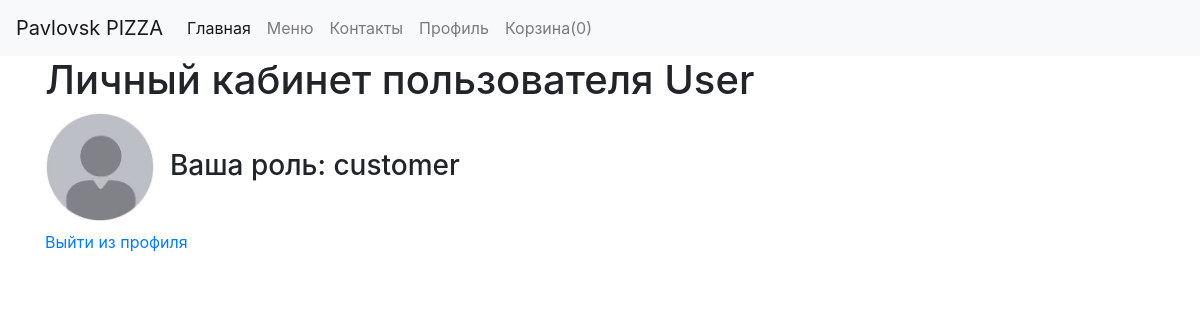
The app's page /profile (signed in), older data.
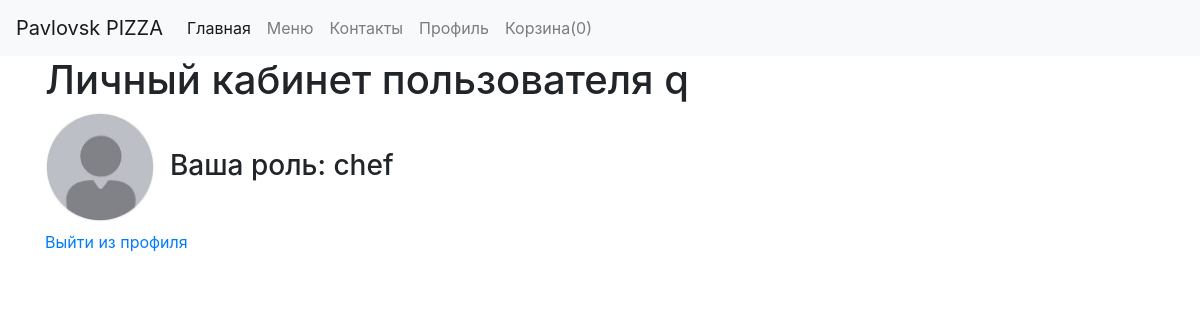
The same page, newer data.
### app.py (models this page shows)
class User(UserMixin, db.Model):
    __tablename__ = 'users'
    id = sqlalchemy.Column(sqlalchemy.Integer,
                           primary_key=True, autoincrement=True)
    name = sqlalchemy.Column(sqlalchemy.String, nullable=True)
    role = sqlalchemy.Column(sqlalchemy.String, default='customer')
    hashed_password = sqlalchemy.Column(sqlalchemy.String, nullable=True)

### app.py (the view)
@app.route('/profile')
@login_required
def profile():
    print(current_user.role)
    if current_user.role == 'admin':
        return render_template('profile_adm.html', title='Профиль', data=current_user)
    else:
        return render_template('profile_user.html', title='Профиль', data=current_user)

### app.py (called while the page is built)
@login_manager.user_loader
def load_user(user_id):
        return User.query.get(int(user_id))

@app.context_processor
def inject_user():
    return dict(basket_count=basket_count)

### templates/profile_user.html (shortened to what this page needs)
{% extends "base.html" %}
{% block content %}
<h1>Личный кабинет пользователя {{current_user.name}}</h1>
<h3><img alt="" width="110" height="110" />&nbsp; Ваша роль: {{current_user.role}}</h3>
<p><a href='logout'>Выйти из профиля</a></p>
{% endblock %}

### templates/base.html (shortened to what this page needs)
<!doctype html>
<html lang="en">
<head>
    <link rel="stylesheet"
          href="https://stackpath.bootstrapcdn.com/bootstrap/4.4.1/css/bootstrap.min.css"
>
</head>
<body>
<header>
    <nav class="navbar navbar-expand-lg navbar-light bg-light">
  <a class="navbar-brand">Pavlovsk PIZZA</a>
  <div class="collapse navbar-collapse" id="navbarNav">
    <ul class="navbar-nav">
      <li class="nav-item active">
        <a class="nav-link" href="/">Главная<span class="sr-only">(current)</span></a>
      </li>
      <li class="nav-item">
        <a class="nav-link" href="/menu">Меню</a>
      </li>
      <li class="nav-item">
        <a class="nav-link" href="/contacts">Контакты</a>
      </li>
      {% if current_user.is_anonymous == False%}
	  <li class="nav-item">
        <a class="nav-link" href="/profile">Профиль</a>
      </li>
        <li class="nav-item">
        <a class="nav-link" href="/basket">Корзина({{ basket_count }})</a>
      </li>
	  {% else %}
	  <li class="nav-item">
        <a class="nav-link" href="/auth">Войти</a>
      </li>
	  {% endif %}
    </ul>
  </div>
</nav>
</header>
<main role="main" class="container">
    {% block content %}{% endblock %}
</main>
</body>
</html>

Row changes from the older to the newer data that the page shows:
changed User: name "User" → "q"; role "customer" → "chef"
